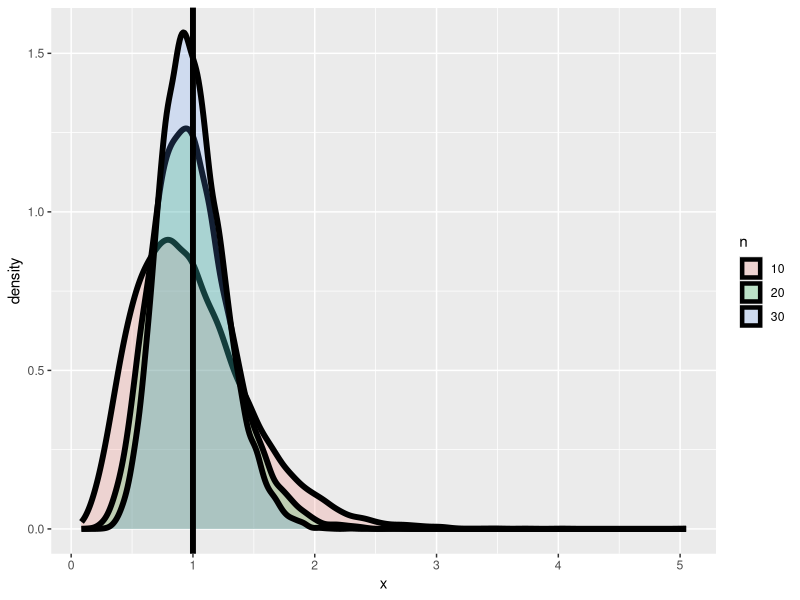
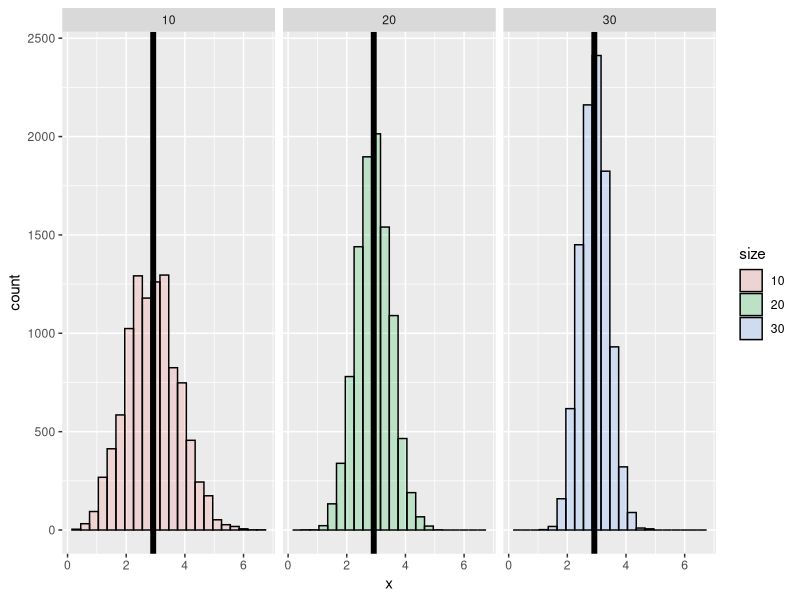

Here is the R script that generated these plots, in order:
## ---- chunk 1
library(ggplot2)
nosim <- 10000; 
dat <- data.frame(
    x = c(apply(matrix(rnorm(nosim * 10), nosim), 1, var),
          apply(matrix(rnorm(nosim * 20), nosim), 1, var),
          apply(matrix(rnorm(nosim * 30), nosim), 1, var)),
    n = factor(rep(c("10", "20", "30"), c(nosim, nosim, nosim))) 
    )
ggplot(dat, aes(x = x, fill = n)) + geom_density(size = 2, alpha = .2) + geom_vline(xintercept = 1, size = 2) 

## ---- chunk 2
dat <- data.frame(
  x = c(apply(matrix(sample(1 : 6, nosim * 10, replace = TRUE), 
                     nosim), 1, var),
        apply(matrix(sample(1 : 6, nosim * 20, replace = TRUE), 
                     nosim), 1, var),
        apply(matrix(sample(1 : 6, nosim * 30, replace = TRUE), 
                     nosim), 1, var)
        ),
  size = factor(rep(c(10, 20, 30), rep(nosim, 3))))
g <- ggplot(dat, aes(x = x, fill = size)) + geom_histogram(alpha = .20, binwidth=.3, colour = "black") 
g <- g + geom_vline(xintercept = 2.92, size = 2)
g + facet_grid(. ~ size)
